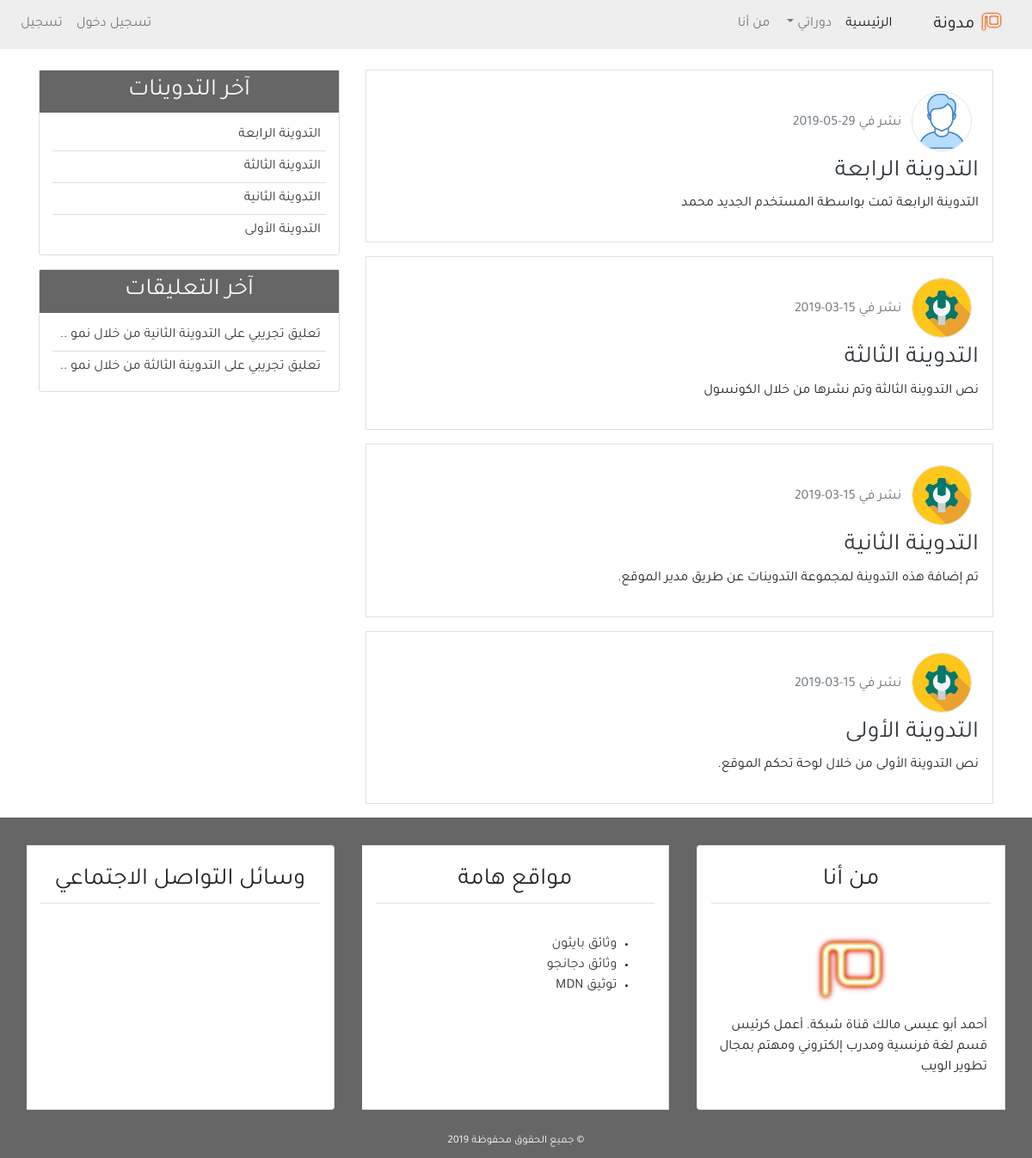
The app's page /, older data.
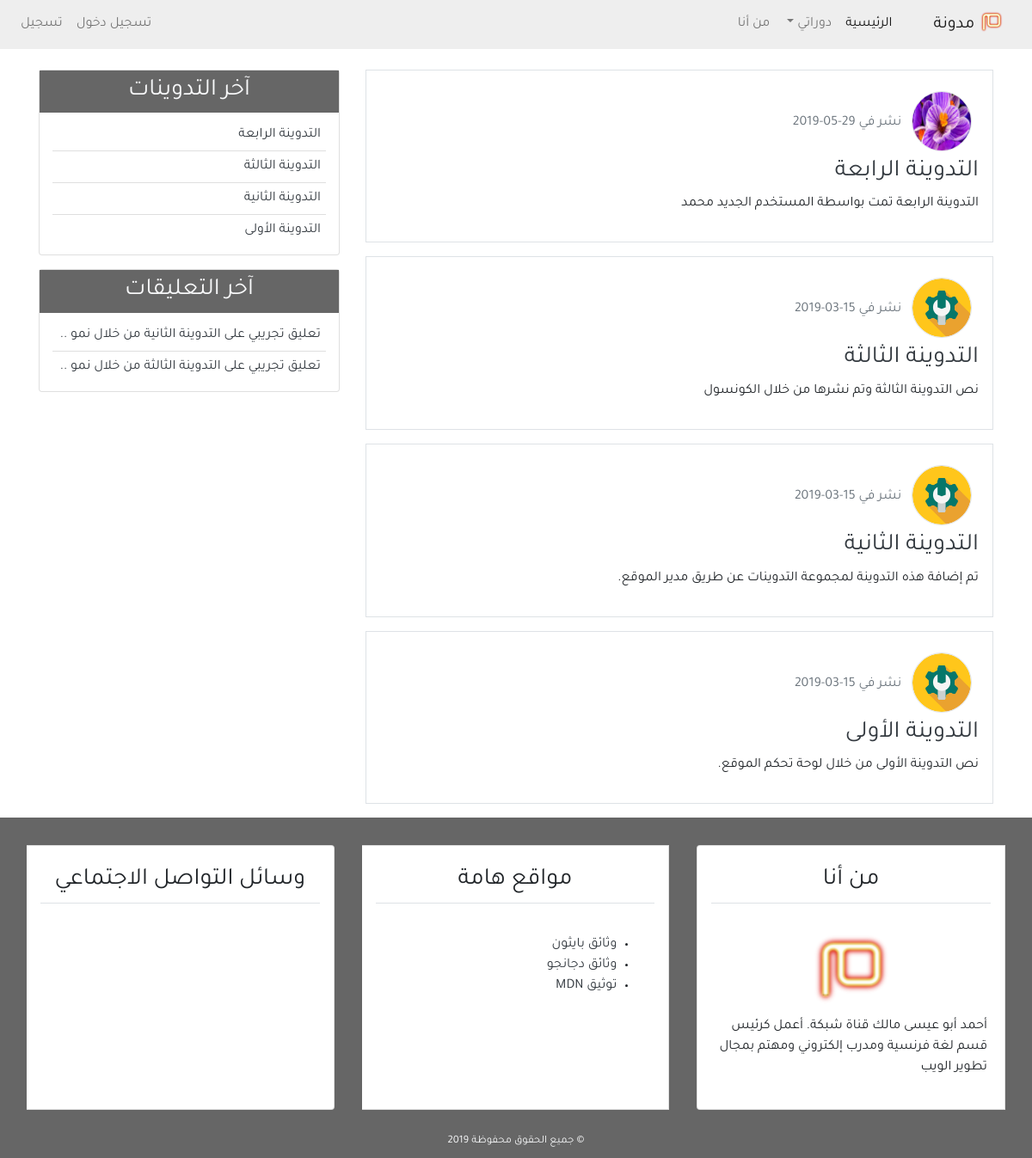
The same page, newer data.
### blog/models.py (models this page shows, shortened)
class Post(models.Model):
    title = models.CharField(max_length=100)
    content = models.TextField()
    post_date = models.DateTimeField(default=timezone.now)
    post_update = models.DateTimeField(auto_now=True)
    author = models.ForeignKey(User, on_delete=models.CASCADE)
    class Meta:
        ordering = ('-post_date', )

class Comment(models.Model):
    name = models.CharField(max_length=50, verbose_name='الاسم')
    email = models.EmailField(verbose_name='البريد الإلكتروني')
    body = models.TextField(verbose_name='التعليق')
    comment_date = models.DateTimeField(auto_now_add=True)
    active = models.BooleanField(default=False)
    post = models.ForeignKey(
        Post, on_delete=models.CASCADE, related_name='comments')
    class Meta:
        ordering = ('-comment_date',)

### user/models.py (models this page shows, shortened)
class Profile(models.Model):
    image = models.ImageField(default='default.jpg', upload_to='profile_pics')
    user = models.OneToOneField(User, on_delete=models.CASCADE)

### blog/views.py (the view)
# urls.py: path('', views.home, name='home'),
def home(request):
    context = {
        'title': 'الصفحة الرئيسية',
        'posts': Post.objects.all()
    }
    return render(request, 'blog/index.html', context)

### blog/templatetags/post_tag.py (called while the page is built)
@register.inclusion_tag('blog/latest_posts.html')
def latest_posts():
    context = {
        'l_posts': Post.objects.all()[0:5],
    }
    return context

@register.inclusion_tag('blog/latest_comments.html')
def latest_comments():
    context = {
        'l_comments': Comment.objects.filter(active=True)[:5],
    }
    return context

### blog/templates/blog/index.html (shortened to what this page needs)
{% extends 'blog/base.html' %}
{% block content %}
{% for post in posts %}
<div class="border p-3 mb-3">
    <img class="img-fluid rounded-circle border m-2" width="70px" src="{{post.author.profile.image.url}}"
        alt="صورة الناشر">
    <span class="text-secondary">نشر في {{post.post_date|date:'d-m-Y'}}</span>
    <h3><a class="text-dark" href="{% url 'detail' post.id %}">{{post.title}}</a></h3>
    <p>{{post.content}}</p>
</div>
{% endfor %}
{% endblock content %}

### blog/templates/blog/base.html (shortened to what this page needs)
{% load static %}
{% load post_tag %}
<!DOCTYPE html>
<html lang="ar">
<head>
    <link rel="stylesheet" href="{% static 'blog/css/bootstrap.min.css' %}">
    <link rel="stylesheet" href="{% static 'blog/css/main.css' %}">
</head>
<body>
    <header>
        <nav class="navbar navbar-expand-lg navbar-light bg-light">
            <a class="navbar-brand" href="#">
                <img src="{% static 'blog/images/mim-logo.png' %}" alt="شعار مدونة" width="30px">
                مدونة</a>
            <div class="collapse navbar-collapse" id="navbarSupportedContent">
                <ul class="navbar-nav">
                    <li class="nav-item active">
                        <a class="nav-link" href="{% url 'home' %}">الرئيسية <span class="sr-only">(current)</span></a>
                    </li>
                    <li class="nav-item dropdown">
                        <a class="nav-link dropdown-toggle" href="#" id="navbarDropdown" role="button"
                            data-toggle="dropdown" aria-haspopup="true" aria-expanded="false">
                            دوراتي
                        </a>
                    </li>
                    <li class="nav-item">
                        <a class="nav-link" href="{% url 'about' %}">من أنا</a>
                    </li>
                </ul>
                {% if user.is_authenticated %}
                <ul class="navbar-nav mr-auto">
                    <li class="nav-item"><a class="nav-link" href="#">تدوينة جديدة</a></li>
                    <li class="nav-item"><a class="nav-link" href="{% url 'profile' %}">الملف الشخصي</a></li>
                    <li class="nav-item"><a class="nav-link" href="{% url 'logout' %}">تسجيل خروج</a></li>
                </ul>
                {% else %}
                <ul class="navbar-nav mr-auto">
                    <li class="nav-item"><a class="nav-link" href="{% url 'login' %}">تسجيل دخول</a></li>
                    <li class="nav-item"><a class="nav-link" href="{% url 'register' %}">تسجيل</a></li>
                </ul>
                {% endif %}
            </div>
        </nav>
    </header>
    <section>
        <div class="container">
            <div class="row mt-4">
                <div class="col-md-8">
                    {% block content %}
                    {% endblock content %}
                </div>
                <div class="col-md-4">
                    <div class="card mb-3">
                        <h3 class="text-center bg-secondary text-light p-2">آخر التدوينات</h3>
                        {% latest_posts %}
                    </div>
                    <div class="card mb-3">
                        <h3 class="text-center bg-secondary text-light p-2">آخر التعليقات</h3>
                        {% latest_comments %}
                    </div>
                </div>
            </div>
        </div>
    </section>
    <footer class="bg-secondary">
        <div class="container-fluid">
            <div class="row">
                <div class="col-md">
                    <div class="card-group mt-3">
                        <div class="card m-3">
                            <h3 class="card-title text-center border-bottom p-2 m-3">من أنا</h3>
                            <div class="card-body">
                                <div class="text-center">
                                    <img src="{% static 'blog/images/mim-logo.png' %}" alt="شعار مدونة" width="100px">
                                </div>
                                <p>
                                    أحمد أبو عيسى مالك قناة شبكة. أعمل كرئيس قسم لغة فرنسية ومدرب إلكتروني ومهتم بمجال
                                    تطوير الويب
                                </p>
                            </div>
                        </div>
                        <div class="card m-3">
                            <h3 class="card-title text-center border-bottom p-2 m-3">مواقع هامة</h3>
                            <div class="card-body">
                                <ul>
                                    <li><a class="text-dark" href="#">وثائق بايثون</a></li>
                                    <li><a class="text-dark" href="#">وثائق دجانجو</a></li>
                                    <li><a class="text-dark" href="#">توثيق MDN</a></li>
                                </ul>
                            </div>
                        </div>
                        <div class="card m-3">
                            <h3 class="card-title text-center border-bottom p-2 m-3">وسائل التواصل الاجتماعي</h3>
                            <h4 class="card-body text-center">
                            </h4>
                        </div>
                    </div>
                </div>
            </div>
            <div class="row p-2">
                <div class="col-md text-center">
                    <small class="text-light">&copy; جميع الحقوق محفوظة {% now 'Y' %}</small>
                </div>
            </div>
        </div>
    </footer>
</body>
</html>

### blog/templates/blog/latest_posts.html
<ul class="list-group-flush latest-post">
    {% for post in l_posts %}
    <li class="list-group-item latest-post-item">
        <a class="text-dark" href="{% url 'detail' post.id %}">{{post.title}}</a>
    </li>
    {% endfor %}
</ul>

### blog/templates/blog/latest_comments.html
<ul class="list-group-flush latest-comment">
    {% for comment in l_comments %}
    <li class="list-group-item latest-comment-item">
        <a class="text-dark" href="{% url 'detail' comment.post.id %}">
            {% if comment.body|length > 40 %}
            {{comment.body|slice:'45'}} ..
            {% else %}
            {{comment.body}}
            {% endif %}
        </a>
    </li>
    {% empty %}
    <li class="list-group-item latest-comment-item">لا يوجد تعليقات</li>
    {% endfor %}
</ul>

### blog/static/blog/css/main.css (style rules this page uses)
html, body { direction: rtl; text-align: right; }
body { font-family: 'Tajawal', sans-serif; }
.bg-secondary { background-color: #666 !important; }
.bg-light { background-color: #EEE !important; }
.latest-post, .latest-comment { padding: 0 15px; }
.latest-post .latest-post-item, .latest-comment .latest-comment-item { padding: 6px; }
.latest-post li:first-child, .latest-comment li:first-child { border-top: 0; }
.latest-post li:last-child, .latest-comment li:last-child { border-bottom: 0; padding-bottom: 0; }

Row changes from the older to the newer data that the page shows:
changed through a linked row, Post "التدوينة الرابعة": author.profile.image: picture added in place of a placeholder
